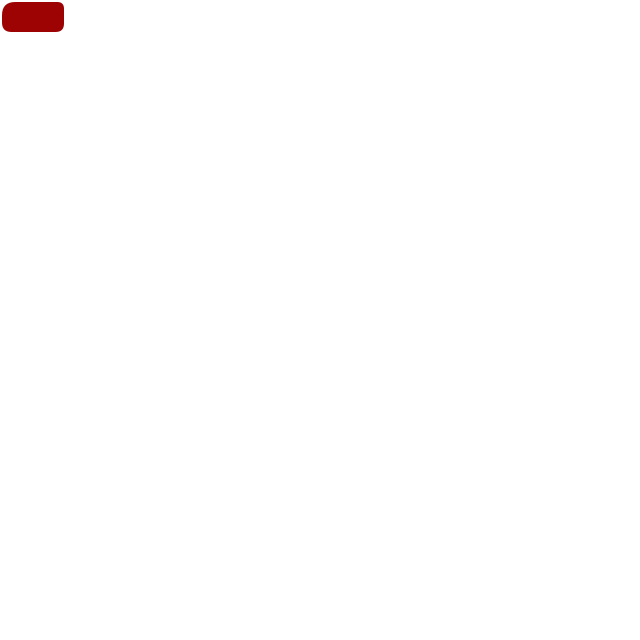
Frame 1 (no input)
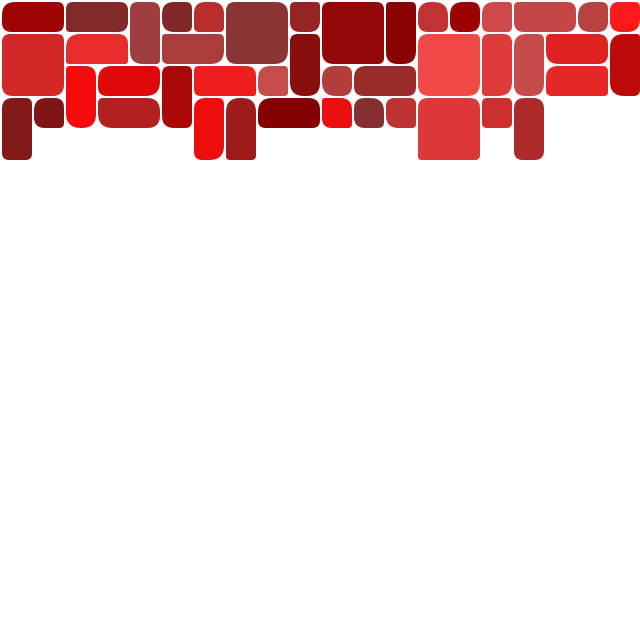
Frame 60 (the mouse pressed at the canvas centre just before this capture)
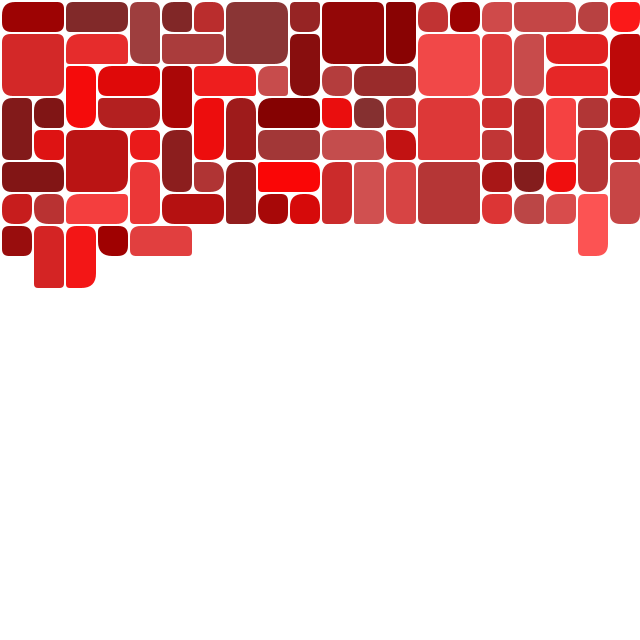
Frame 120 (the mouse held since frame 60 and released just before this capture)

The Processing sketch that drew these frames (run headless with seeded random() and noise(); from frame 60 on, the mouse is pressed at the canvas centre):

// Processing sketch: processing_109571
// ── processing_109571.pde

float minRect = 30;
int space = 2;
int rectSide = 20;
int[] row = new int[rectSide];

float rectW,rectH;

int colorH;
int rectNum;

int x,y;
int vacantSpace;

void setup(){
  size(640,640)
  frameRate(20);
  colorMode(HSB,100);
  noStroke();
  
  for(int i=0; i<rectSide; i++){
    row[i]=1;
  }
  colorH=0;
  rectNum=0;
  x=0;
  y=0;
  background(100);
  vacantSpace = 0;
}

void draw(){
  if(x==rectSide){
    x=0;
    y++;
  }
  if(y==rectSide){
    background(100);
    vacantSpace = 0;
    y=0;
    if(colorH < 100){
      colorH+=5;
    }else{
      colorH=0;
    }
  }
  
  
  if(vacantSpace==0){
    for(int j=x; j<rectSide; j++){
      if(row[j]==2){
        if(vacantSpace==0){
          row[j]=1;
          x++;
        }
        break;
      }else{
        vacantSpace++;
      }
    }
  }
  if(vacantSpace > 0){
    if(vacantSpace>=2 && x<rectSide){
      if(int(random(1,4)) == 2){
        rectW = 2*minRect+space;
        vacantSpace-=2;
      }else{
        rectW = minRect;
        vacantSpace--;
      }
    }else{
      rectW = minRect;
      vacantSpace--;
    }
    
    if(y < rectSide-1){
       if(int(random(1,4)) == 2){
        rectH = 2*minRect+space;
      }else{
        rectH = minRect;
      }
    }else{
      rectH = minRect;
    }
  
  
    fill(colorH,random(60,100),random(50,100));
    int roundMin = 3;
    int roundMax = 15;
    rect(x*(space+minRect)+space,y*(space+minRect)+space,rectW,rectH,
    random(roundMin,roundMax),random(roundMin,roundMax),random(roundMin,roundMax),random(roundMin,roundMax));
  
    if(rectW == minRect && rectH == minRect){
      row[x]=1;
      x++;
    }else if(rectW == minRect && rectH != minRect){
      row[x]=2;
      x++;
    }else if(rectW != minRect && rectH == minRect){
      row[x]=1;
      row[x+1]=1;
      x+=2;
    }else if(rectW != minRect && rectH != minRect){
      row[x]=2;
      row[x+1]=2;
      x+=2;
    }
  }
  
}
